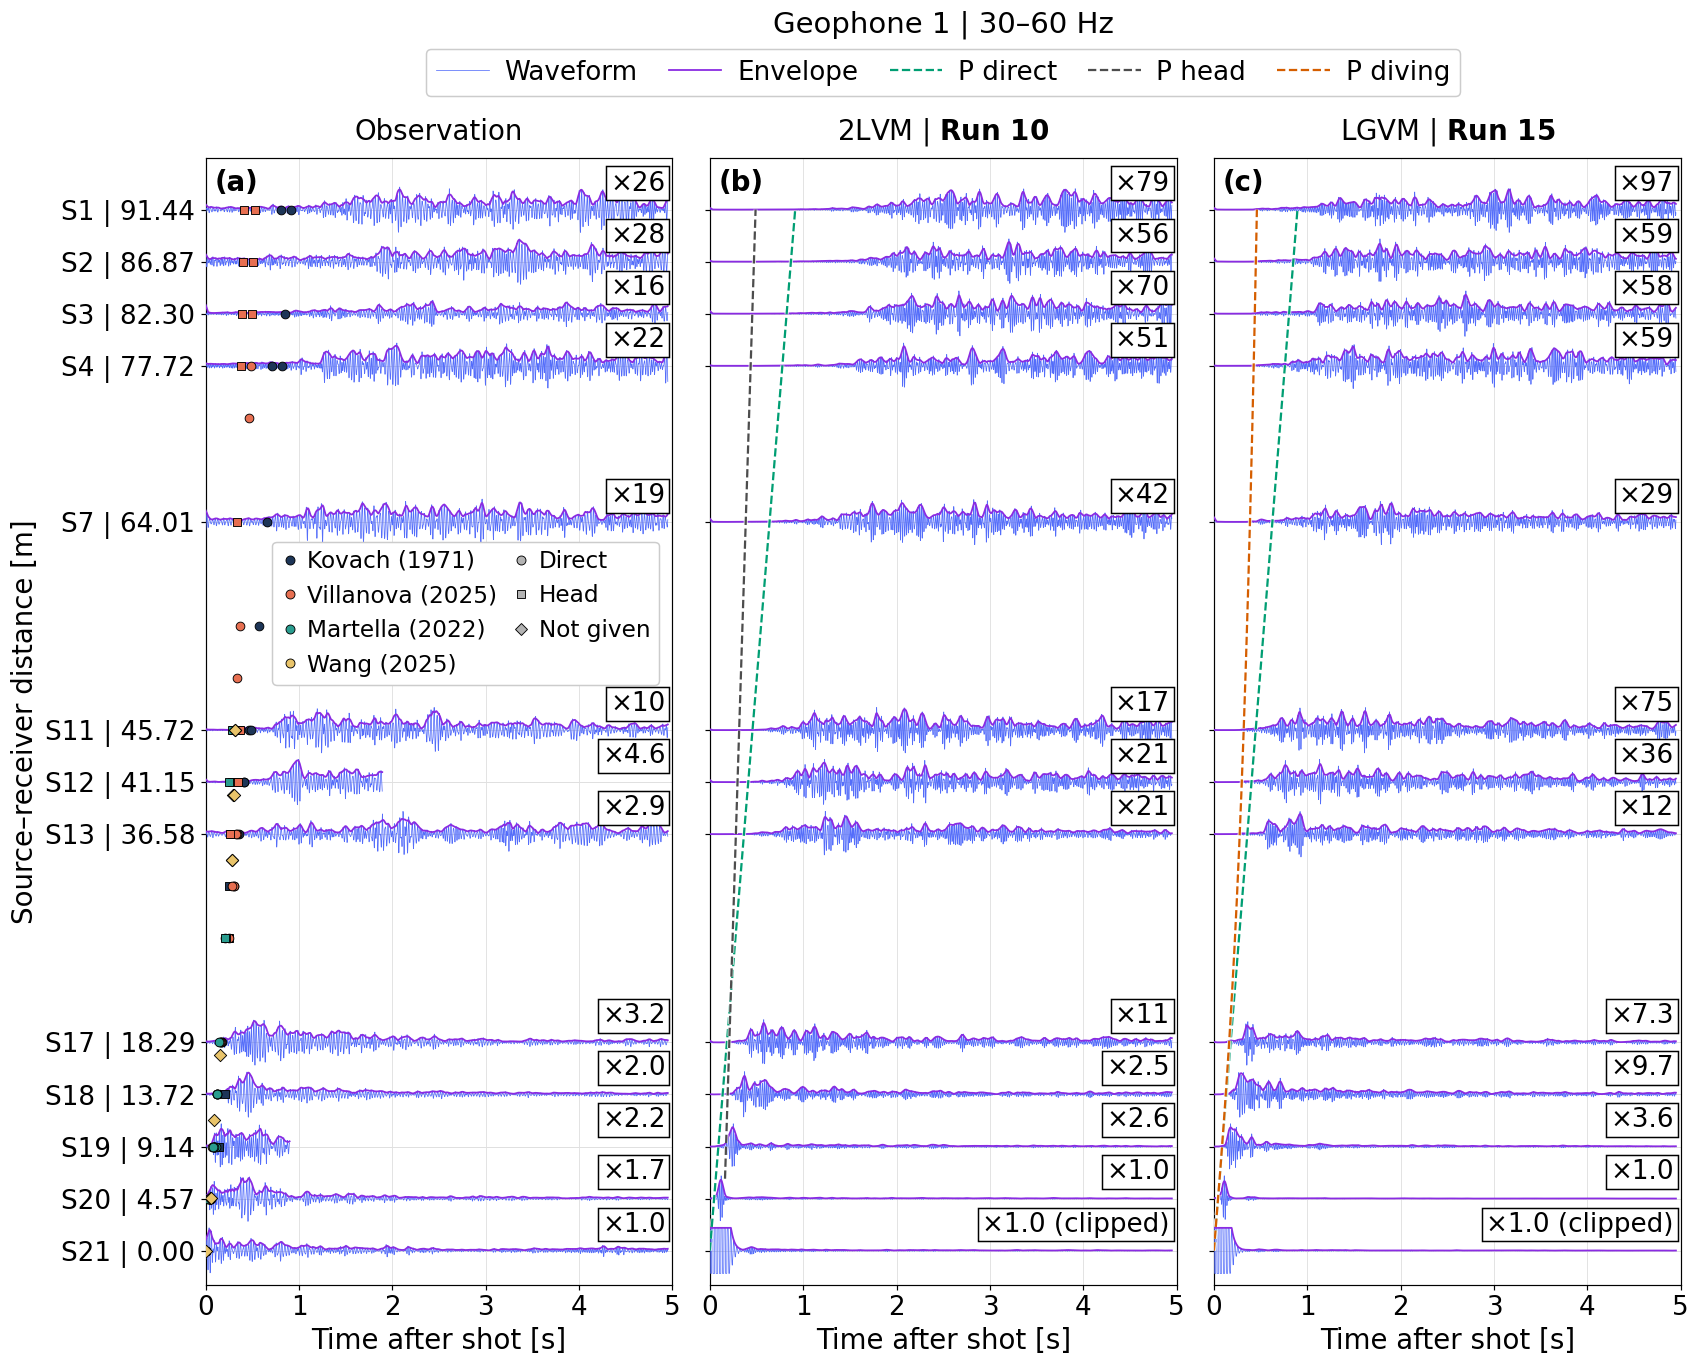

Write Python code to recreate this figure.
"""Figure 9: geophone 1 record section, observed and simulated (Runs 10 and 15), 30-60 Hz."""

import csv
from pathlib import Path

import matplotlib.patheffects as pe
import matplotlib.pyplot as plt
import numpy as np
from matplotlib.lines import Line2D
from netCDF4 import Dataset, chartostring
from obspy import read
from obspy.signal.filter import bandpass, envelope
from scipy.signal import detrend

SEGY_DIR = "path/to/segy_data"   # shot_<N>_apollo_14.segy files and apollo14_ase_data_catalog.txt
RUNS_DIR = "path/to/runs"   # AxiSEM3D run folders A14_Run<NN>_* (input/ and output/stations/shot_17/)
PICKS_FILE = "path/to/apollo14_previous_p_wave_picks_97.txt"   # published P-wave picks table

SHORT_SHOTS = (12, 19)   # records that stop early
TMAX = 5.0   # s, processed record length
TEND = 4.95   # s, end of the drawn traces


def read_catalogue():
    """Source-receiver distances [m] to G1, G2, G3 for each shot."""
    with open(Path(SEGY_DIR) / "apollo14_ase_data_catalog.txt", encoding="utf-8-sig") as f:
        rows = csv.DictReader(f, delimiter="\t")
        return {int(r["ASE_data"].split()[-1]): [float(r[f"Distance_G{g}_m"]) for g in (1, 2, 3)]
                for r in rows}


def read_stations(run):
    """Source-receiver distance [m] of every station in the run's shot-17 station file."""
    distances = {}
    for line in (run / "input/shot_17.txt").read_text().splitlines():
        fields = line.split("#")[0].split()
        if len(fields) >= 6:
            distances[fields[0]] = float(fields[2])
    return distances


def read_synthetics(run, names):
    """Time axis and vertical displacement (U3) of the named stations."""
    u3 = {}
    for path in (run / "output/stations/shot_17").glob("axisem3d_synthetics.nc.rank*"):
        with Dataset(path) as ds:
            ds.set_auto_chartostring(False)
            stations = [s.split(".")[-1] for s in chartostring(ds["list_station"][:].filled(b""))]
            channel = list(chartostring(ds["list_channel"][:])).index("U3")
            time = np.asarray(ds["data_time"][:])
            for i, name in enumerate(stations):
                if name in names:
                    u3[name] = np.asarray(ds["data_wave"][i, channel, :], dtype=float)
    return time, u3


def read_vp(run):
    """Depth [m] and P-wave velocity [m/s] from the run's .bm model file."""
    rows = [line.split() for line in next((run / "input").glob("*.bm")).read_text().splitlines()]
    table = 1000 * np.array([r[:2] for r in rows if r and r[0][0].isdigit()], dtype=float)
    return table[:, 0], table[:, 1]


def read_picks():
    """Published picks as (source, phase, offset [m], time [s])."""
    picks = []
    for line in Path(PICKS_FILE).read_text(encoding="utf-8-sig").splitlines():
        fields = line.split()
        if len(fields) == 7 and fields[0] in authors:
            picks.append((fields[0], fields[1], float(fields[5]), float(fields[6])))
    return picks


def filter_trace(x, fs):
    """Remove the linear trend, then 30-60 Hz zero-phase band-pass with 0.25 s reflected padding."""
    i = np.arange(len(x))
    x = x - np.polyval(np.polyfit(i, x, 1), i)
    x = x - x.mean()
    n = min(round(0.25 * fs), len(x) - 1)
    return bandpass(np.pad(x, n, mode="reflect"), 30, 60, fs, corners=4, zerophase=True)[n:n + len(x)]


def smooth_envelope(x, fs):
    """Envelope smoothed with a 0.05 s moving average."""
    n = round(0.05 * fs)
    return np.convolve(np.pad(envelope(x), (n // 2, n - 1 - n // 2), mode="edge"), np.ones(n) / n, mode="valid")


def process_observed(raw, fs, short):
    """Cut trailing zeros and anything after 5 s, filter; short records also lose their last 0.1 s."""
    stop = min(np.flatnonzero(raw)[-1] + 1, int(TMAX * fs) + 1)
    wave = filter_trace(raw[:stop], fs)
    env = smooth_envelope(wave, fs)
    time = np.arange(len(wave)) / fs
    if short:
        keep = time <= time[-1] - 0.1
        time, wave, env = time[keep], wave[keep], env[keep]
    return time, wave, env


def process_synthetic(time, u):
    """Displacement to velocity (fourth-order differences), then filter the first 5 s."""
    dt = np.median(np.diff(time))
    u = detrend(u)
    v = np.gradient(u, dt, edge_order=2)
    v[2:-2] = (u[:-4] - 8 * u[1:-3] + 8 * u[3:-1] - u[4:]) / (12 * dt)
    keep = (time >= 0) & (time <= TMAX)
    wave = filter_trace(v[keep], 1 / dt)
    return time[keep], wave, smooth_envelope(wave, 1 / dt)


authors = {"Kovach_1971": ("Kovach (1971)", "#1D3557", 0.1),   # label, colour, drawing order
           "Villanova_2025": ("Villanova (2025)", "#E76F51", 0.2),
           "Martella_2022": ("Martella (2022)", "#2A9D8F", 0.3),
           "Wang_2025": ("Wang (2025)", "#E9C46A", 0.4)}
phases = {"DIRECT": ("o", "Direct"), "HEAD": ("s", "Head"), "UNKNOWN": ("D", "Not given")}

catalogue = read_catalogue()
shot = np.array(list(catalogue))
distance = np.array([d[0] for d in catalogue.values()])   # G1

# Observed G1; gain relative to the largest peak over all shots
processed = []
for s in shot:
    trace = read(str(Path(SEGY_DIR) / f"shot_{s}_apollo_14.segy"), format="SEGY")[0]
    processed.append(process_observed(trace.data.astype(float), trace.stats.sampling_rate, s in SHORT_SHOTS))
peaks = np.array([np.max(np.abs(wave)) for _, wave, _ in processed])
traces = {"obs": [(time, wave / p, env / p, peaks.max() / p) for (time, wave, env), p in zip(processed, peaks)]}

# Synthetics at the receivers matching each shot distance; gain relative to the largest peak
# away from the source. The receiver at the source is drawn at that reference gain and clipped.
models = {}
for number in (10, 15):
    run = next(Path(RUNS_DIR).glob(f"A14_Run{number:02d}_*"))
    stations = read_stations(run)
    names = [next(n for n, d in stations.items() if n.startswith("R17") and abs(d - x) <= 0.08)
             for x in distance]
    time, u3 = read_synthetics(run, names)
    fs = 1 / np.median(np.diff(time))
    processed = [process_synthetic(time, u3[name]) for name in names]
    peaks = np.array([np.max(np.abs(wave)) for _, wave, _ in processed])
    reference = peaks[distance > 0].max()
    key = f"run{number}"
    traces[key] = []
    for (t, wave, env), p, d in zip(processed, peaks, distance):
        if d == 0:   # envelope with 0.5 s reflected padding so the source pulse does not wrap around
            n = round(0.5 * fs)
            env = smooth_envelope(np.pad(wave, n, mode="reflect"), fs)[n:-n]
            traces[key].append((t, np.clip(wave / reference, -1, 1), np.clip(env / reference, 0, 1), 1.0))
        else:
            traces[key].append((t, wave / p, env / p, reference / p))
    models[key] = read_vp(run)
    x_max = max(stations[name] for name in names)

# P-wave travel times [s] in the best two-layer (Run 10) and linear-gradient (Run 15) models
x = np.linspace(0, x_max, 1000)
depth, vp = models["run10"]
v0, v1, h = vp[0], vp[-1], depth[np.flatnonzero(np.diff(vp))[0]]
run10_direct = x / v0
run10_head = x / v1 + 2 * h * np.cos(np.arcsin(v0 / v1)) / v0
run10_head[x < 2 * h * np.tan(np.arcsin(v0 / v1))] = np.nan   # no head wave before the critical distance

depth, vp = models["run15"]
v0, gradient = vp[0], (vp[-1] - vp[0]) / depth[-1]
run15_direct = x / v0
run15_diving = 2 / gradient * np.arcsinh(gradient * x / (2 * v0))
turning_depth = (np.sqrt(v0 ** 2 + (gradient * x / 2) ** 2) - v0) / gradient
run15_diving[turning_depth > depth[-1]] = np.nan

# Plot
FS = 18.5
plt.rcParams.update({"font.size": FS, "xtick.labelsize": FS - 1, "ytick.labelsize": FS - 1})
WAVE = "#546DFA"
ENVELOPE = "#8A2BE2"
DIRECT = "#009E73"
HEAD = "#4D4D4D"
DIVING = "#D55E00"
WIGGLE = 2.0

panels = [("obs", "Observation", []),
          ("run10", r"2LVM | $\mathbf{Run\ 10}$", [(run10_direct, DIRECT), (run10_head, HEAD)]),
          ("run15", r"LGVM | $\mathbf{Run\ 15}$", [(run15_direct, DIRECT), (run15_diving, DIVING)])]

fig, axes = plt.subplots(1, 3, figsize=(16.5, 13.0), sharex=True, sharey=True)
fig.subplots_adjust(left=0.155, right=0.985, bottom=0.07, top=0.875, wspace=0.08)

for letter, ax, (key, title, arrivals) in zip("abc", axes, panels):
    for (time, wave, env, factor), d in zip(traces[key], distance):
        keep = time <= TEND
        label = f"×{factor:.1f}" if factor < 10 else f"×{factor:.0f}"
        if key != "obs" and d == 0:
            label += " (clipped)"
        ax.axhline(d, color="0.88", lw=0.6, zorder=1)
        ax.plot(time[keep], d + WIGGLE * wave[keep], color=WAVE, lw=0.5, zorder=3)
        ax.plot(time[keep], d + WIGGLE * env[keep], color=ENVELOPE, lw=1.2, zorder=4)
        ax.text(4.925, d + 1.15 * WIGGLE, label, ha="right", va="center", fontsize=FS - 1,
                bbox=dict(boxstyle="square,pad=0.15", fc="white", ec="black", lw=1.0), zorder=25)

    for times, colour in arrivals:
        line, = ax.plot(times, x, color=colour, ls="--", lw=1.5, zorder=12)
        line.set_path_effects([pe.Stroke(linewidth=2.8, foreground="white", alpha=0.75), pe.Normal()])

    ax.set_title(title, fontsize=FS, pad=12)
    ax.text(0.018, 0.99, f"({letter})", transform=ax.transAxes, ha="left", va="top",
            fontsize=FS, fontweight="bold",
            bbox=dict(boxstyle="square,pad=0.10", fc="white", ec="none", alpha=0.95), zorder=40)
    ax.set(xlim=(0, 5), ylim=(-3, 96), xlabel="Time after shot [s]")
    ax.set_axisbelow(True)
    ax.grid(color="0.88", lw=0.6)

axes[0].set_yticks(distance)
axes[0].set_yticklabels([f"S{s} | {d:.2f}" for s, d in zip(shot, distance)])
axes[0].set_ylabel("Source–receiver distance [m]")

# all published first-arrival picks, at their published offsets
for source, phase, offset, t in read_picks():
    axes[0].scatter(t, offset, marker=phases[phase][0], s=34, facecolors=authors[source][1],
                    edgecolors="black", linewidths=0.6, zorder=30 + authors[source][2])

handles = [Line2D([], [], marker="o", ls="none", markersize=6, markerfacecolor=colour,
                  markeredgecolor="black", markeredgewidth=0.6, label=label)
           for label, colour, _ in authors.values()]
handles += [Line2D([], [], marker=marker, ls="none", markersize=6, markerfacecolor="0.7",
                   markeredgecolor="black", markeredgewidth=0.6, label=label)
            for marker, label in phases.values()]
axes[0].legend(handles=handles, ncol=2, loc="center right", bbox_to_anchor=(0.995, 59 / 99),
               fontsize=15.5, columnspacing=0.65, handlelength=0.8, handletextpad=0.35,
               borderpad=0.35, framealpha=1.0)

handles = [Line2D([], [], color=WAVE, lw=0.5, label="Waveform"),
           Line2D([], [], color=ENVELOPE, lw=1.2, label="Envelope"),
           Line2D([], [], color=DIRECT, ls="--", lw=1.5, label="P direct"),
           Line2D([], [], color=HEAD, ls="--", lw=1.5, label="P head"),
           Line2D([], [], color=DIVING, ls="--", lw=1.5, label="P diving")]
fig.legend(handles=handles, loc="upper center", bbox_to_anchor=(0.57, 0.962), ncol=5,
           fontsize=FS - 1, framealpha=1.0, columnspacing=1.2, handletextpad=0.6)
fig.suptitle("Geophone 1 | 30–60 Hz", x=0.57, y=0.98, fontsize=FS + 1)

fig.savefig("Figure9.png", dpi=107.7, bbox_inches="tight", facecolor="white")
